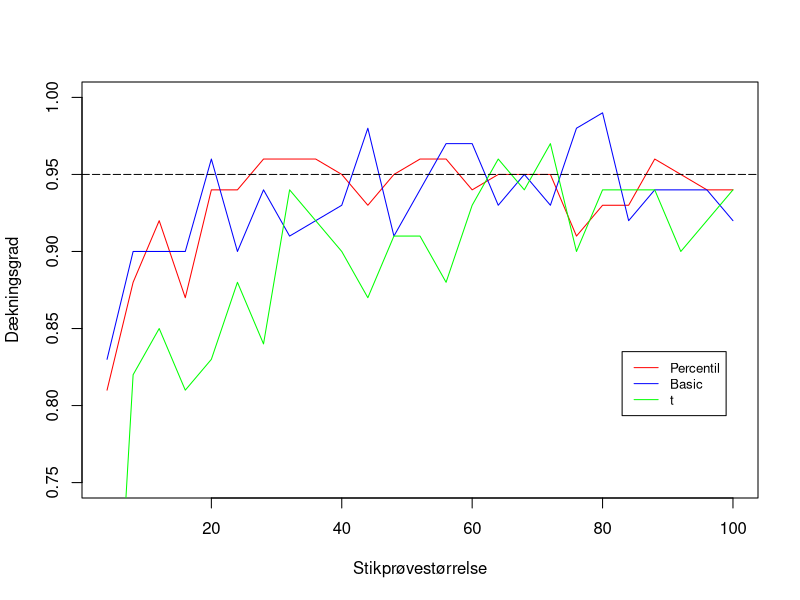

This chart was generated by the following R code:
## ---- chunk 1
library(boot)
## ---- chunk 2
meanFunc <- function(sample_pop, i){
  mean(sample_pop[i])
}
sand_middel <- 0 #Sand middelværdi
## ---- chunk 3
matriks_p <- matrix(ncol = 25, nrow = 100)
vector_p <- c()
for(n in seq(4, 100, 4)){
  res <- replicate(100,{
    stik <- rnorm(n)
    boot_stik <- boot(stik, statistic = meanFunc, 100)
    interval_perc <- suppressWarnings(boot.ci(boot_stik,
                                      type = c("perc"))$percent[4:5])
    tf <- interval_perc[1]<=sand_middel &
      interval_perc[2]>=sand_middel
  })
  matriks_p[,n/4] <- res
  vector_p <- append(vector_p, mean(matriks_p[,n/4]))
}
## ---- chunk 4
matriks_b <- matrix(ncol = 25, nrow = 100)
vector_b <- c()
for(n in seq(4, 100, 4)){
  res <- replicate(100,{
    stik <- rnorm(n)
    boot_stik <- boot(stik, statistic = meanFunc, 100)
    interval_basic <- suppressWarnings(boot.ci(boot_stik,
                                       type = c("basic"))$basic[4:5])
    tf <- interval_basic[1]<=sand_middel &
      interval_basic[2]>=sand_middel
  })
  matriks_b[,n/4] <- res
  vector_b <- append(vector_b, mean(matriks_b[,n/4]))
}
## ---- chunk 5
bootstrap_t <- function(n, alpha){
  stik <- rnorm(n)
  middel_stik <- mean(stik)
  se_stik <- sd(stik)
  boot_stik <- replicate(100, {
    sample(stik, n, replace = TRUE)
  })
  t_stjerne <- c()
  for(i in 1:nrow(boot_stik)){
    t_stjerne <- append(t_stjerne, 
                        (mean(boot_stik[,i])-middel_stik)/
                          (sd(boot_stik[,i])))
  }
  
  KI <- c(middel_stik - (quantile(t_stjerne,
                                  probs = 1-alpha/2) * se_stik),
          middel_stik - (quantile(t_stjerne,
                                  probs = alpha/2) * se_stik))
  
  return(KI)
}

matriks_n <- matrix(ncol = 25, nrow = 100)
vector_n <- c()
for(n in seq(4, 100, 4)){
  res <- replicate(100,{
    interval_t <- unname(bootstrap_t(n, 0.05))
    tf <- interval_t[1]<=sand_middel & interval_t[2]>=sand_middel
  })
  matriks_n[,n/4] <- res
  vector_n <- append(vector_n, mean(matriks_n[,n/4]))
}
## ---- chunk 6
x <- seq(4, 100, 4)
plot(x, vector_p, type="l", col="red", ylab = "Dækningsgrad",
     xlab = "Stikprøvestørrelse", ylim = c(0.75, 1))
lines(x, vector_b, type="l", col="blue")
lines(x, vector_n, type="l", col="green")
abline(h=0.95, lty=5, col="black")
legend(83, 0.835, legend=c("Percentil", "Basic", "t"),
       col=c("red", "blue", "green"), lty=c(1,1,1), cex=0.8)
